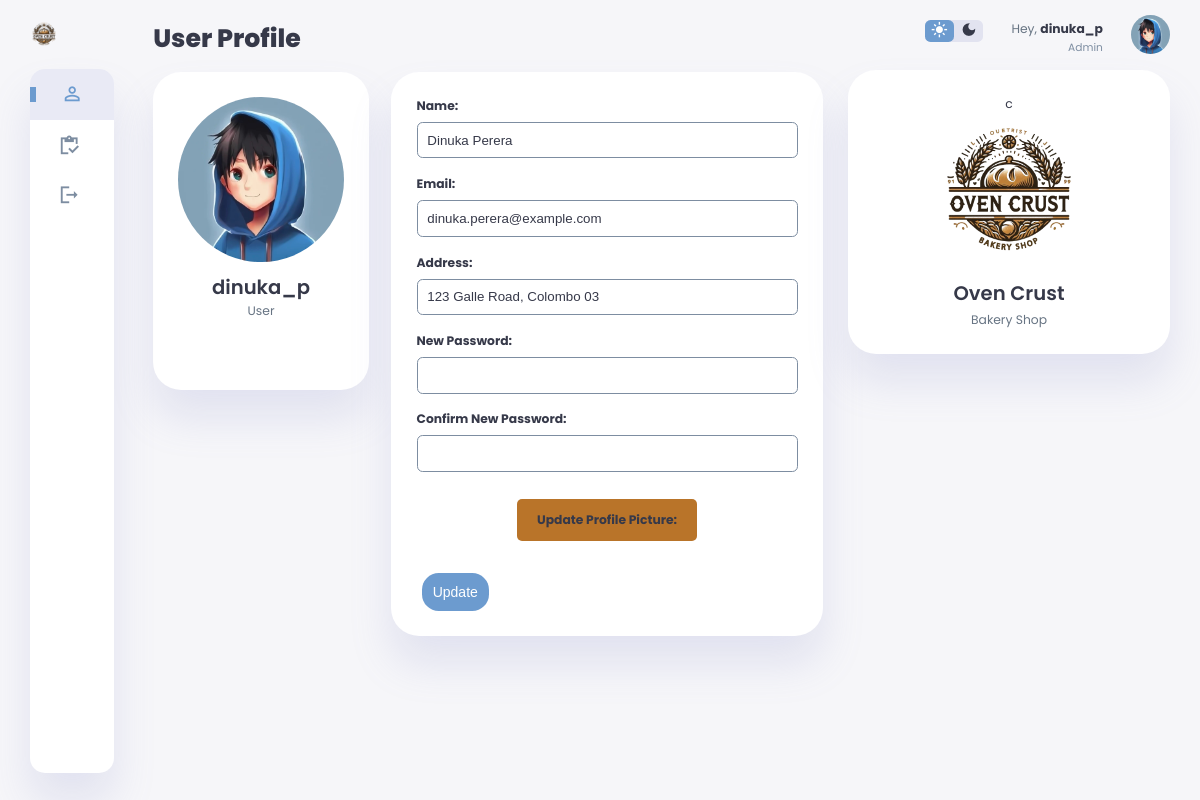
The page /Profile.php (signed in) on the database its author committed.
### tables this page shows
CREATE TABLE `tg_customers` (
  `customer_id` int(11) NOT NULL,
  `customer_username` varchar(255) NOT NULL,
  `customer_password` varchar(255) NOT NULL,
  `customer_Name` varchar(255) NOT NULL,
  `customer_Email` varchar(255) NOT NULL,
  `customer_address` varchar(255) NOT NULL,
  `photo` varchar(255) NOT NULL,
  `created` datetime NOT NULL
);

### Profile.php (the view, shortened to what this page needs)
<?php
$username = $_SESSION['customer_username'];
$conn = new mysqli(DB_SERVER, DB_USER, DB_PASSWORD, DB_NAME);
$sql = "SELECT customer_id, customer_username, customer_Name, customer_Email, customer_address, photo FROM tg_customers WHERE customer_username = ?";
$stmt = $conn->prepare($sql);
$stmt->bind_param("s", $username);
$stmt->execute();
$result = $stmt->get_result();
$user = $result->fetch_assoc();
?>
<!DOCTYPE html>
<html>
<head>
    <link rel="stylesheet" href="<?php echo BASE_URL; ?>dist/css/styles-admin-main.css">
</head>
<body>
<div class="container">
    <aside>
        <div class="toggle">
            <div class="logo">
                <img src="<?php echo BASE_URL; ?>dist/src/OCBSLogo.png" alt="Oven Crust Logo">
            </div>
        </div>
        <div class="sidebar">
            <a href="<?php echo BASE_URL; ?>Profile" class="active-dashboard">
                <span class="material-icons-sharp">person_outline</span>
            </a>
            <a href="<?php echo BASE_URL; ?>user-Orders">
                <span class="material-icons-sharp">inventory</span>
            </a>
            <a href="<?php echo BASE_URL; ?>logout-user.php">
                <span class="material-icons-sharp">logout</span>
            </a>
        </div>
    </aside>
    <main class="user-profile">
        <h1>User Profile</h1>
        <div class="dashboard settings">
            <div class="sales">
                <div class="status">
                    <div class="user-profile">
                        <div class="logo">
                            <img src="<?php echo BASE_URL . 'dist/uploads/' . htmlspecialchars($user['photo']); ?>" class="profile-logo" id="profile-pic">
                            <h2><?php echo htmlspecialchars($username); ?></h2>
                            <p>User</p>
                        </div>
                    </div>
                </div>
            </div>
            <div class="change-password-form">
                <form id="password-form" method="POST" enctype="multipart/form-data">
                    <div class="form-group">
                        <label for="name">Name:</label>
                        <input type="text" id="name" name="name" value="<?php echo htmlspecialchars($user['customer_Name']); ?>">
                    </div>
                    <div class="form-group">
                        <label for="email">Email:</label>
                        <input type="email" id="email" name="email" value="<?php echo htmlspecialchars($user['customer_Email']); ?>">
                    </div>
                    <div class="form-group">
                        <label for="address">Address:</label>
                        <input type="text" id="address" name="address" value="<?php echo htmlspecialchars($user['customer_address']); ?>">
                    </div>
                    <div class="form-group">
                        <label for="new_password">New Password:</label>
                        <input type="password" id="new_password" name="new_password">
                    </div>
                    <div class="form-group">
                        <label for="confirm_password">Confirm New Password:</label>
                        <input type="password" id="confirm_password" name="confirm_password">
                    </div>
                    <div class="form-group">
                        <label for="input-file" class="input-file-label">Update Profile Picture:</label>
                    </div>
                    <div class="form-group">
                        <button type="submit" class="update-btn">Update</button>
                    </div>
                </form>
            </div>
        </div>
    </main>
    <div class="right-section">
        <div class="nav">
            <div class="dark-mode">
                <span class="material-icons-sharp active">light_mode</span>
                <span class="material-icons-sharp">dark_mode</span>
            </div>
            <div class="profile">
                <div class="info">
                    <p>Hey, <b><?php echo htmlspecialchars($username); ?></b></p>
                    <small class="text-muted">Admin</small>
                </div>
                <div class="profile-photo">
                    <img src="<?php echo BASE_URL . 'dist/uploads/' . htmlspecialchars($user['photo']); ?>" class="profile-logo" id="profile-pic">
                </div>
            </div>
        </div>
        <div class="user-profile">
            <div class="logo">c
                <img src="<?php echo BASE_URL; ?>dist/src/OCBSLogo.png" class="profile-logo logo" alt="Oven Crust Logo">
                <h2>Oven Crust</h2>
                <p>Bakery Shop</p></a>
            </div>
        </div>
    </div>
</div>
</body>
</html>

### rows shown on the page
tg_customers: photo (picture), name "Dinuka Perera", email "dinuka.perera@example.com", address "123 Galle Road, Colombo 03"

### other values the page prints
$username "dinuka_p"
